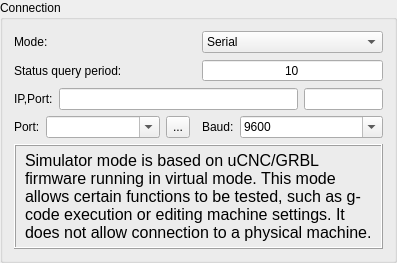
         <widget class="QGroupBox" name="grpConnection">
          <property name="title">
           <string>Connection</string>
          </property>
          <layout class="QVBoxLayout" name="verticalLayout">
           <item>
            <widget class="QFrame" name="frameConnection">
             <property name="frameShape">
              <enum>QFrame::Shape::NoFrame</enum>
             </property>
             <property name="frameShadow">
              <enum>QFrame::Shadow::Raised</enum>
             </property>
             <layout class="QGridLayout" name="gridLayout_10">
              <property name="leftMargin">
               <number>0</number>
              </property>
              <property name="topMargin">
               <number>0</number>
              </property>
              <property name="rightMargin">
               <number>0</number>
              </property>
              <property name="bottomMargin">
               <number>0</number>
              </property>
              <item row="0" column="0">
               <layout class="QGridLayout" name="gridLayout_9">
                <item row="0" column="0">
                 <widget class="QLabel" name="label_8">
                  <property name="text">
                   <string>Mode:</string>
                  </property>
                 </widget>
                </item>
                <item row="0" column="1">
                 <widget class="QComboBox" name="cboConnectionMode">
                  <item>
                   <property name="text">
                    <string>Serial</string>
                   </property>
                  </item>
                  <item>
                   <property name="text">
                    <string>Raw TCP socket</string>
                   </property>
                  </item>
                  <item>
                   <property name="text">
                    <string>uCNC virtual mode</string>
                   </property>
                  </item>
                  <item>
                   <property name="text">
                    <string>GRBL virtual mode</string>
                   </property>
                  </item>
                 </widget>
                </item>
                <item row="1" column="0">
                 <widget class="QLabel" name="label_11">
                  <property name="text">
                   <string>Status query period:</string>
                  </property>
                  <property name="wordWrap">
                   <bool>true</bool>
                  </property>
                 </widget>
                </item>
                <item row="1" column="1">
                 <widget class="QSpinBox" name="txtQueryStateInterval">
                  <property name="font">
                   <font>
                    <pointsize>9</pointsize>
                   </font>
                  </property>
                  <property name="alignment">
                   <set>Qt::AlignmentFlag::AlignCenter</set>
                  </property>
                  <property name="buttonSymbols">
                   <enum>QAbstractSpinBox::ButtonSymbols::NoButtons</enum>
                  </property>
                  <property name="minimum">
                   <number>10</number>
                  </property>
                  <property name="maximum">
                   <number>9999</number>
                  </property>
                 </widget>
                </item>
               </layout>
              </item>
             </layout>
            </widget>
           </item>
           <item>
            <widget class="QFrame" name="frameConnectionRawSocket">
             <property name="frameShape">
              <enum>QFrame::Shape::NoFrame</enum>
             </property>
             <property name="frameShadow">
              <enum>QFrame::Shadow::Raised</enum>
             </property>
             <layout class="QHBoxLayout" name="horizontalLayout_6">
              <property name="leftMargin">
               <number>0</number>
              </property>
              <property name="topMargin">
               <number>0</number>
              </property>
              <property name="rightMargin">
               <number>0</number>
              </property>
              <property name="bottomMargin">
               <number>0</number>
              </property>
              <item>
               <widget class="QLabel" name="label_10">
                <property name="text">
                 <string>IP,Port:</string>
                </property>
               </widget>
              </item>
              <item>
               <widget class="QLineEdit" name="txtRawTcpHost">
                <property name="sizePolicy">
                 <sizepolicy hsizetype="Expanding" vsizetype="Fixed">
                  <horstretch>3</horstretch>
                  <verstretch>0</verstretch>
                 </sizepolicy>
                </property>
               </widget>
              </item>
              <item>
               <widget class="QLineEdit" name="txtRawTcpPort">
                <property name="sizePolicy">
                 <sizepolicy hsizetype="Expanding" vsizetype="Fixed">
                  <horstretch>1</horstretch>
                  <verstretch>0</verstretch>
                 </sizepolicy>
                </property>
               </widget>
              </item>
             </layout>
            </widget>
           </item>
           <item>
            <widget class="QFrame" name="frameConnectionSerial">
             <property name="frameShape">
              <enum>QFrame::Shape::NoFrame</enum>
             </property>
             <property name="frameShadow">
              <enum>QFrame::Shadow::Plain</enum>
             </property>
             <layout class="QVBoxLayout" name="verticalLayout_11">
              <property name="leftMargin">
               <number>0</number>
              </property>
              <property name="topMargin">
               <number>0</number>
              </property>
              <property name="rightMargin">
               <number>0</number>
              </property>
              <property name="bottomMargin">
               <number>0</number>
              </property>
              <item>
               <layout class="QGridLayout" name="gridLayout_8" columnstretch="0,1,0,0,1">
                <item row="0" column="3">
                 <widget class="QLabel" name="label_2">
                  <property name="text">
                   <string>Baud:</string>
                  </property>
                 </widget>
                </item>
                <item row="0" column="0">
                 <widget class="QLabel" name="label">
                  <property name="text">
                   <string>Port:</string>
                  </property>
                 </widget>
                </item>
                <item row="0" column="4">
                 <widget class="QComboBox" name="cboSerialBaud">
                  <property name="editable">
                   <bool>true</bool>
                  </property>
                  <property name="currentText">
                   <string>9600</string>
                  </property>
                  <item>
                   <property name="text">
                    <string>9600</string>
                   </property>
                  </item>
                  <item>
                   <property name="text">
                    <string>14400</string>
                   </property>
                  </item>
                  <item>
                   <property name="text">
                    <string>19200</string>
                   </property>
                  </item>
                  <item>
                   <property name="text">
                    <string>38400</string>
                   </property>
                  </item>
                  <item>
                   <property name="text">
                    <string>57600</string>
                   </property>
                  </item>
                  <item>
                   <property name="text">
                    <string>115200</string>
                   </property>
                  </item>
                 </widget>
                </item>
                <item row="0" column="1">
                 <layout class="QHBoxLayout" name="horizontalLayout_3" stretch="1,0">
                  <item>
                   <widget class="QComboBox" name="cboSerialPort">
                    <property name="editable">
                     <bool>true</bool>
                    </property>
                   </widget>
                  </item>
                  <item>
                   <widget class="QToolButton" name="cmdSerialPortsRefresh">
                    <property name="sizePolicy">
                     <sizepolicy hsizetype="Fixed" vsizetype="Expanding">
                      <horstretch>0</horstretch>
                      <verstretch>0</verstretch>
                     </sizepolicy>
                    </property>
                    <property name="styleSheet">
                     <string notr="true">padding: 0 1 0 2;</string>
                    </property>
                    <property name="text">
                     <string>...</string>
                    </property>
                    <property name="icon">
                     <iconset resource="images.qrc">
                      <normaloff>:/images/restart.png</normaloff>:/images/restart.png</iconset>
                    </property>
                   </widget>
                  </item>
                 </layout>
                </item>
                <item row="0" column="2">
                 <spacer name="horizontalSpacer_7">
                  <property name="orientation">
                   <enum>Qt::Orientation::Horizontal</enum>
                  </property>
                  <property name="sizeType">
                   <enum>QSizePolicy::Policy::Fixed</enum>
                  </property>
                  <property name="sizeHint" stdset="0">
                   <size>
                    <width>6</width>
                    <height>20</height>
                   </size>
                  </property>
                 </spacer>
                </item>
               </layout>
              </item>
             </layout>
            </widget>
           </item>
           <item>
            <widget class="QFrame" name="frameConnectionSimulator">
             <property name="sizePolicy">
              <sizepolicy hsizetype="Preferred" vsizetype="Preferred">
               <horstretch>0</horstretch>
               <verstretch>0</verstretch>
              </sizepolicy>
             </property>
             <property name="minimumSize">
              <size>
               <width>0</width>
               <height>0</height>
              </size>
             </property>
             <property name="frameShape">
              <enum>QFrame::Shape::Box</enum>
             </property>
             <property name="frameShadow">
              <enum>QFrame::Shadow::Raised</enum>
             </property>
             <layout class="QVBoxLayout" name="verticalLayout_12">
              <property name="leftMargin">
               <number>0</number>
              </property>
              <property name="topMargin">
               <number>0</number>
              </property>
              <property name="rightMargin">
               <number>0</number>
              </property>
              <property name="bottomMargin">
               <number>0</number>
              </property>
              <item>
               <widget class="QLabel" name="label_9">
                <property name="font">
                 <font>
                  <pointsize>12</pointsize>
                 </font>
                </property>
                <property name="styleSheet">
                 <string notr="true">padding: 5px;</string>
                </property>
                <property name="text">
                 <string>Simulator mode is based on uCNC/GRBL firmware running in virtual mode. This mode allows certain functions to be tested, such as g-code execution or editing machine settings. It does not allow connection to a physical machine.</string>
                </property>
                <property name="wordWrap">
                 <bool>true</bool>
                </property>
               </widget>
              </item>
             </layout>
            </widget>
           </item>
          </layout>
         </widget>
